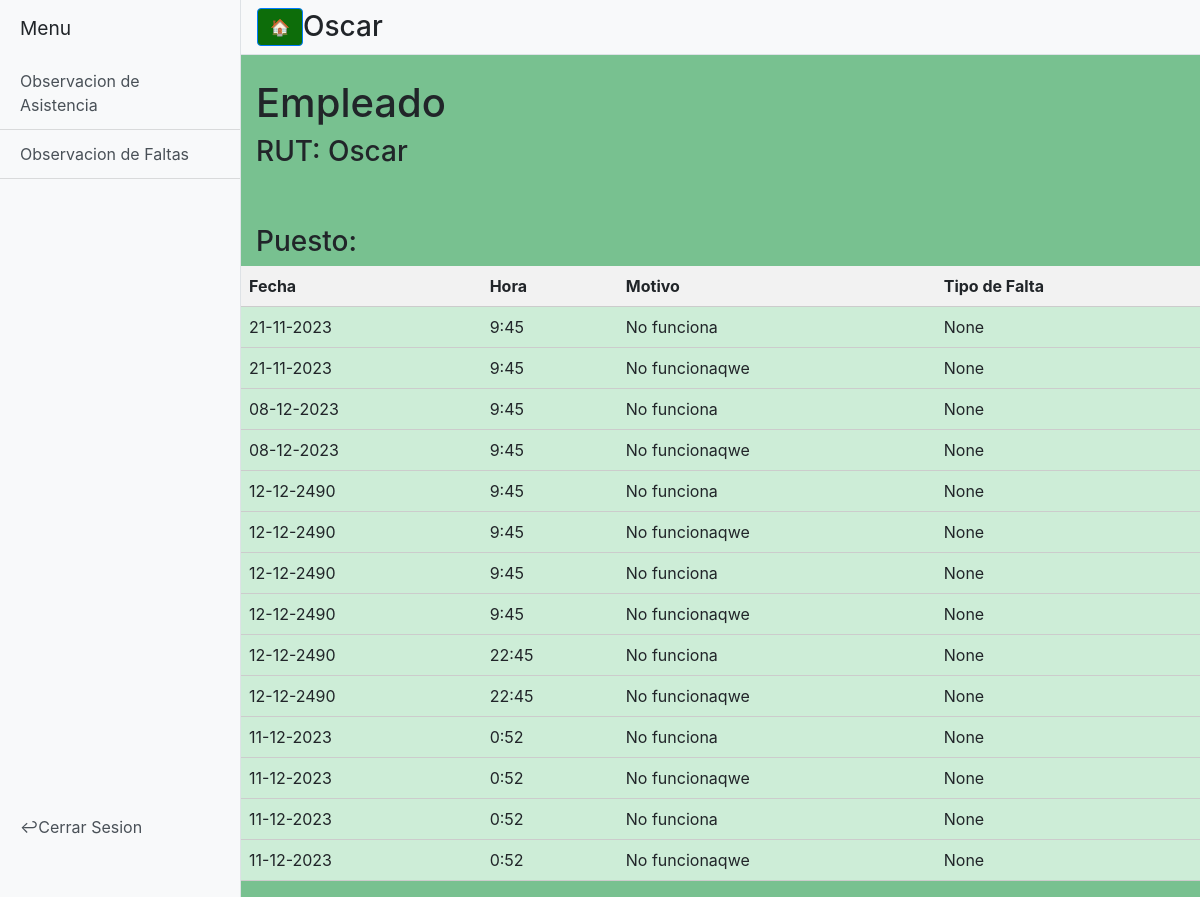
Page /observaciondefaltas (signed in) on the committed database.
### tables this page shows
CREATE TABLE "recoleccion_faltas" (
	"id_falta"	INTEGER,
	"rut_trabajador"	INTEGER,
	"fecha"	INTEGER,
	"hora"	INTEGER,
	FOREIGN KEY("rut_trabajador") REFERENCES "obrero"("rut_trabajador"),
	FOREIGN KEY("id_falta") REFERENCES "faltas"("id_falta")
);

CREATE TABLE "faltas" (
	"id_falta"	INTEGER,
	"id_tipo_falta"	INTEGER,
	"motivo"	TEXT,
	"rut_trabajador"	TEXT,
	PRIMARY KEY("id_falta" AUTOINCREMENT),
	FOREIGN KEY("id_tipo_falta") REFERENCES "tipo_falta"("id_tipo_falta"),
	FOREIGN KEY("rut_trabajador") REFERENCES "recoleccion_faltas"("rut_trabajador")
);

### app.py (the view)
    @app.route('/observaciondefaltas',methods=["GET","POST"])
    def Observacionfaltas(name=None):
        obreros=faltaObrero()
        return render_template('observaciondefaltas.html',obreros=obreros)

### funciones.py (called while the page is built)
def sqlConnection2():
    try:
        con2 = sqlite3.connect('backup.db')
        con2.row_factory = sqlite3.Row
        return con2
    except Error:
         print(Error)

def faltaObrero():
    con = sqlConnection2()
    cursorObj = con.cursor()
    cursorObj.execute("SELECT fecha,hora,motivo,clasificacion,recoleccion_faltas.rut_trabajador FROM recoleccion_faltas left JOIN faltas ON recoleccion_faltas.rut_trabajador= faltas.rut_trabajador left JOIN tipo_falta ON tipo_falta.id_tipo_falta=faltas.id_falta WHERE recoleccion_faltas.rut_trabajador=?;",(session['nombre'],))
    rows = cursorObj.fetchall()
    con.commit()
    return rows

### templates/observaciondefaltas.html (shortened to what this page needs)
<!DOCTYPE html>
<head>
    <link rel="stylesheet" href="https://cdn.jsdelivr.net/npm/bootstrap@4.5.3/dist/css/bootstrap.min.css">
    <link href="{{ url_for('static', filename='css/style.css') }}" rel="stylesheet">
</head>
<body>
<div class="d-flex" id="wrapper">
    <div class="bg-light border-right" id="sidebar-wrapper">
        <div class="sidebar-heading">Menu</div>
        <div class="list-group list-group-flush">
            <a href="/observaciondeasistencias" class="list-group-item list-group-item-action bg-light">Observacion de Asistencia</a>
            <a href="/observaciondefaltas" class="list-group-item list-group-item-action bg-light">Observacion de Faltas</a>
            <br><br>
            <br><br>
            <br><br>
            <br><br>
            <br><br>
            <br><br>
            <br><br>
            <br><br>
            <br><br>
            <br><br>
            <br><br>
            <br><br>
            <br><br>
            <a href="/logout" class="list-group-item list-group-item-action bg-light">↩Cerrar Sesion</a>
        </div>
    </div>
    <div id="page-content-wrapper">
        <nav class="navbar navbar-expand-lg navbar-light bg-light border-bottom">
            <button class="btn btn-primary" id="menu-toggle">🏠</button>
            <h3 class="textUsuario">{{session["rol"]}} {{session['nombre_2']}} </h3>
        </nav>
        <div class="container-fluid">
            <h1 class="mt-4">Empleado</h1>
            <h3 class="textchico">RUT: {{session['nombre_2']}} </h3>
            <br><br>
            <h3 class="textchico">Puesto: {{session['rol']}} </h3>
        </div>
        <head>
      </head>
      <div class="table">
          <div class="row header">
              <div class="cell">Fecha</div>
              <div class="cell">Hora</div>
              <div class="cell">Motivo</div>
              <div class="cell">Tipo de Falta</div>
          </div>
          {% for word in obreros %}
              <div class="row">
                  <div class="cell">{{word.fecha}}</div>
                  <div class="cell">{{word.hora}}</div>
                  <div class="cell">{{word.motivo}}</div>
                  <div class="cell">{{word.clasificacion}}</div>
              </div>
          {% endfor %}
    </div>
</div>
</body>
</html>

### static/css/style.css (style rules this page uses)
.textUsuario { text-align: right; margin-right: 20px; margin-bottom: 0px; }
#wrapper { overflow-x: hidden; }
#sidebar-wrapper { min-height: 100vh; margin-left: -15rem; -webkit-transition: margin .25s ease-out; -moz-transition: margin .25s ease-out; -o-transition: margin .25s ease-out; transition: margin .25s ease-out; }
#sidebar-wrapper .sidebar-heading { padding: 0.875rem 1.25rem; font-size: 1.2rem; }
#sidebar-wrapper .list-group { width: 15rem; }
#page-content-wrapper { min-width: 100vw; }
@media (min-width: 768px) { #sidebar-wrapper { margin-left: 0; } }
@media (min-width: 768px) { #page-content-wrapper { min-width: 0; width: 100%; } }
body { background: rgba(102, 185, 130, 0.884); }
.table { display: table; width: 100%; border-collapse: collapse; }
.row { display: table-row; background-color: rgba(216, 243, 224, 0.89); }
.cell { display: table-cell; border-bottom: 1px solid #ccc; padding: 8px; }
.header .cell { font-weight: bold; background-color: #f2f2f2; }
.btn-primary { background-color: #0d6d0a; }

### rows in the picture
recoleccion_faltas: fecha "21-11-2023", hora "9:45", motivo "No funciona", clasificacion "None", motivo "No funcionaqwe"
recoleccion_faltas: fecha "08-12-2023", hora "9:45", motivo "No funciona", clasificacion "None", motivo "No funcionaqwe"
recoleccion_faltas: fecha "12-12-2490", hora "9:45", motivo "No funciona", clasificacion "None", motivo "No funcionaqwe"
recoleccion_faltas: fecha "12-12-2490", hora "9:45", motivo "No funciona", clasificacion "None", motivo "No funcionaqwe"
recoleccion_faltas: fecha "12-12-2490", hora "22:45", motivo "No funciona", clasificacion "None", motivo "No funcionaqwe"
recoleccion_faltas: fecha "11-12-2023", hora "0:52", motivo "No funciona", clasificacion "None", motivo "No funcionaqwe"
recoleccion_faltas: fecha "11-12-2023", hora "0:52", motivo "No funciona", clasificacion "None", motivo "No funcionaqwe"

### other values in the picture
{{ session['nombre_2'] }} "Oscar"
